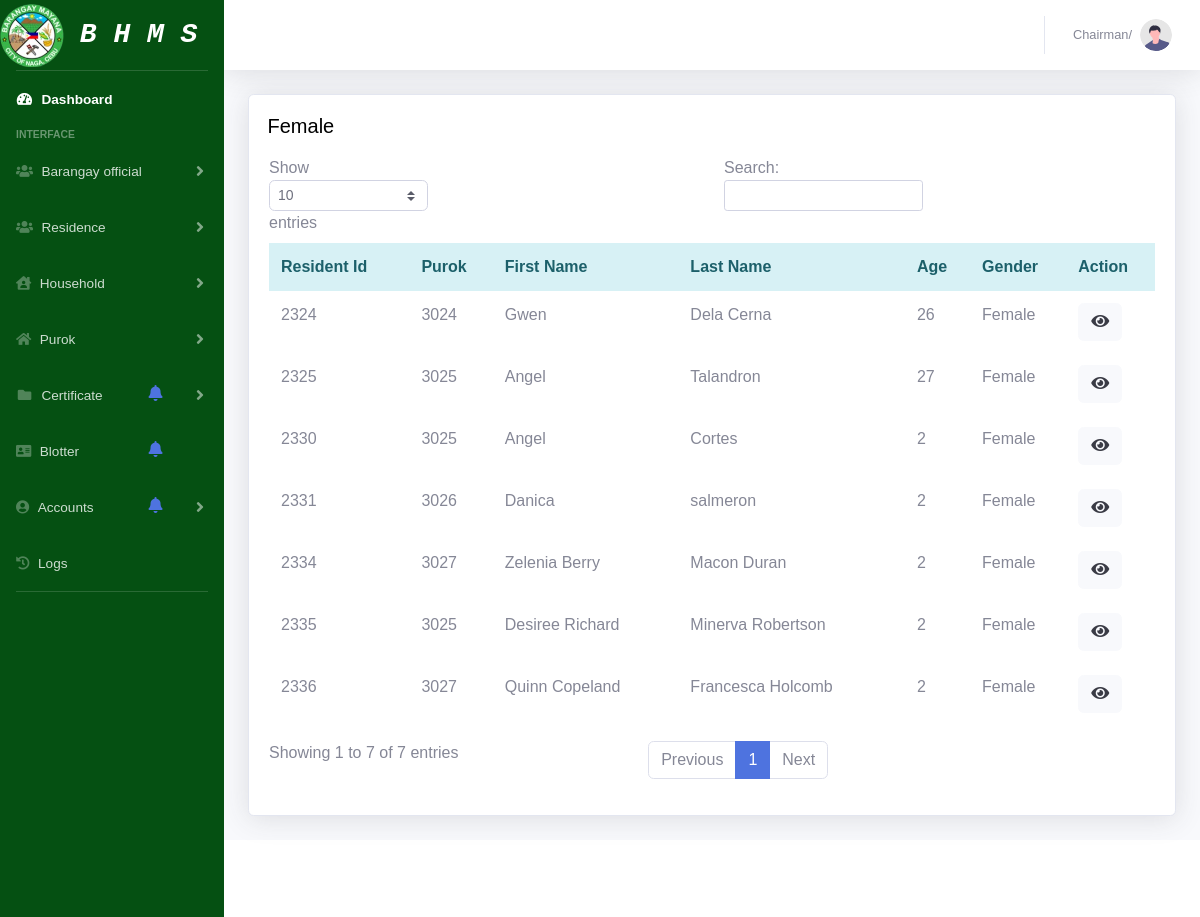
Screenshot of /AdFmale.php with the database file from the repository.
### tables this page shows
CREATE TABLE `resident` (
  `resident_ID` int(10) NOT NULL AUTO_INCREMENT,
  `P_id` int(10) NOT NULL,
  `householdNO` int(30) NOT NULL,
  `R_firstname` varchar(100) NOT NULL,
  `R_Middilename` varchar(50) NOT NULL,
  `R_Lastname` varchar(100) NOT NULL,
  `R_gender` varchar(20) NOT NULL,
  `R_bloodtype` varchar(20) NOT NULL,
  `R_birthdate` date NOT NULL,
  `R_Birthplace` varchar(100) NOT NULL,
  `R_status` varchar(30) NOT NULL,
  `R_religion` varchar(100) NOT NULL,
  `R_nationality` varchar(100) NOT NULL,
  `Pwd` varchar(100) NOT NULL,
  `Remark` varchar(50) NOT NULL,
  `Date` date NOT NULL,
  PRIMARY KEY (`resident_ID`),
  KEY `householdNO` (`householdNO`),
  KEY `P_id` (`P_id`),
  CONSTRAINT `resident_ibfk_1` FOREIGN KEY (`householdNO`) REFERENCES `houshold` (`householdNO`),
  CONSTRAINT `resident_ibfk_2` FOREIGN KEY (`P_id`) REFERENCES `purok` (`P_id`)
);

### AdFmale.php (the view, shortened to what this page needs)
<?php
include_once 'header.php';
include_once("Db_connect/connection.php");
?>
                <div class="container-fluid">
                    <div class="card shadow mb-4">
                    <div class="pos1">
            <h5>Female</h5>
        </div>
                <div  class="card-body">
                      <div class="table-responsive">
                          <table class="table table-borderless" id="dataTable" width="100%" cellspacing="0">
                      <thead class ="alert-info">
                      <tr>
                      <th >Resident Id</th>
                      <th >Purok </th>
                          <th >First Name</th>
                          <th >Last Name</th>
                          <th >Age</th>
                          <th >Gender</th>
                          <th >Action</th>
                      </tr>
                      </thead>
                      <tbody>
                      <?php
                      $statement =$conn->prepare("SELECT * from resident WHERE R_gender='Female'");
                      $statement->execute();
                      while($resident=$statement->fetch()){
                        $today =date("Y-m-d");
                        $bdate1=$resident['R_birthdate'];
                        $diff=date_diff(date_create($bdate1),date_create($today));
                        $age=$diff->format('%y');?>
                      <tr>
                      <td><?php echo $resident['resident_ID']   ?></td>
                          <td><?php echo $resident['P_id']   ?></td>
                          <td><?php echo $resident['R_firstname']   ?></td>
                          <td><?php echo $resident['R_Lastname']   ?></td>
                          <td><?php echo $age?></td>
                          <td><?php echo $resident['R_gender']   ?></td>
                          <td>
                          <a href="#edit2_<?php echo $resident['resident_ID']; ?>" class="btn btn-light" data-toggle="modal"><span class="fas fa-eye"></span></a>
                                </td>
                      </tr>
                      <?php
                      }
                      ?>
                      </tbody>
                      </table>
                            </div>
                        </div>
                    </div>
                </div>
            </div>
            <footer class="sticky-footer bg-white">
                <div class="container my-auto">
                    <div class="copyright text-center my-auto">
                    </div>
                </div>
            </footer>
        </div>
    </div>
</body>
</html>

### css/sb.css (style rules this page uses)
.pos1 { margin-left: 2%; margin-top: 2%; margin-bottom: -1%; color:black; }

### css/card.css (style rules this page uses)
* { margin: 0; padding: 0; box-sizing: border-box; font-family: 'Poppins', sans-serif }
body { background: #333 }
.container { margin-top: 69px; margin-left: 70%; }

### rows the page displays
resident: resident_ID "2324", P "3024", R_firstname "Gwen", R_Lastname "Dela Cerna", R_birthdate "26", R_gender "Female"
resident: resident_ID "2325", P "3025", R_firstname "Angel", R_Lastname "Talandron", R_birthdate "27", R_gender "Female"
resident: resident_ID "2330", P "3025", R_firstname "Angel", R_Lastname "Cortes", R_birthdate "2", R_gender "Female"
resident: resident_ID "2331", P "3026", R_firstname "Danica", R_Lastname "salmeron", R_birthdate "2", R_gender "Female"
resident: resident_ID "2334", P "3027", R_firstname "Zelenia Berry", R_Lastname "Macon Duran", R_birthdate "2", R_gender "Female"
resident: resident_ID "2335", P "3025", R_firstname "Desiree Richard", R_Lastname "Minerva Robertson", R_birthdate "2", R_gender "Female"
resident: resident_ID "2336", P "3027", R_firstname "Quinn Copeland", R_Lastname "Francesca Holcomb", R_birthdate "2", R_gender "Female"
